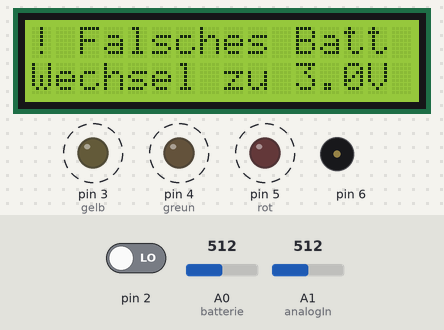
Simulated run of this sketch. Board: Arduino Uno, built with avr-gcc and run on an emulated ATmega328P. Shown: 16×2 character LCD, output pins drawn as LEDs (lit = HIGH), buzzer (waves = sounding). Dashed ring = blinking. The test bench sets the inputs (shaded band); at power-on: A0 (batterie) = 512, pin 2 LOW, A1 (analogIn) = 512. What the sketch prints to the serial monitor is not drawn.

Above: at 4.3 s.
4.4 s: A0 (batterie) set to 504
At 6.4 s:
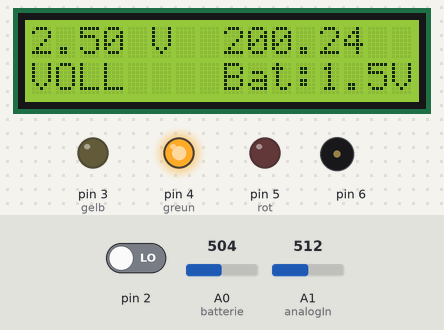
17.3 s: A0 (batterie) set to 314
At 28.5 s:
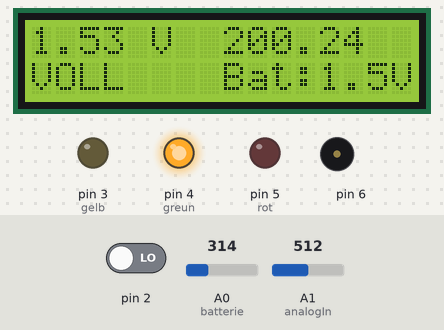
28.9 s: A0 (batterie) set to 299
At 39.1 s:
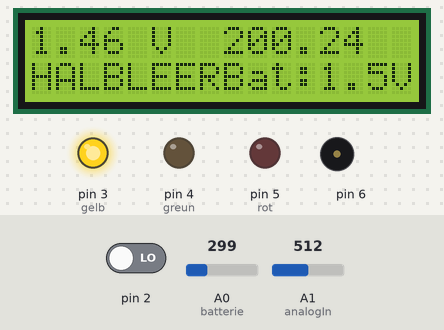
39.7 s: A0 (batterie) set to 122
At 49.5 s:
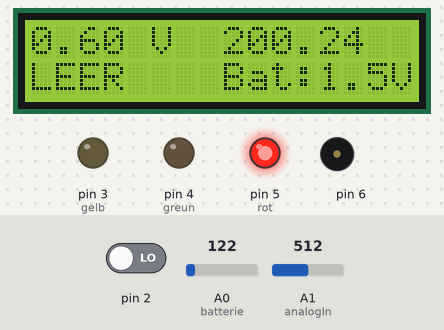
50.5 s: pin 2 driven HIGH
At 59.53 s:
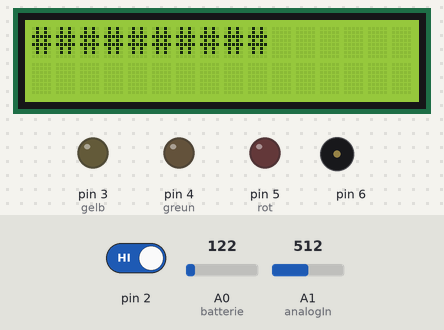
60.5 s: A1 (analogIn) set to 716
At 73.4 s:
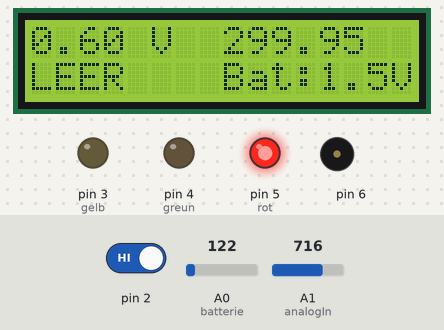
Timing chart, 0 to 74.4 s (numbered marks = the images above; inputs shaded):
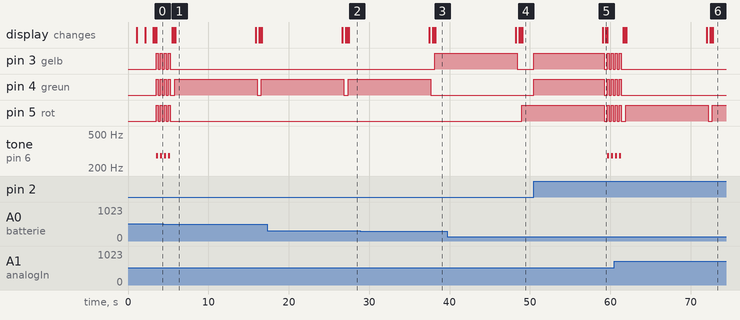

The sketch:

abt_messgeret1.ino
```cpp
// (licence header left out)
#include <LiquidCrystal_I2C.h>

LiquidCrystal_I2C lcd(0x27, 16, 2);

const int analogIn = A1;
int rawValue= 0;
double voltage = 0;
double tempC = 0;
int batterie=A0;
int messwert;
int rot = 5;
int gelb = 3;
int greun = 4;
int bs = 1; // 1 = 1.5 V und 3 = 3 V
int fehler = 0;
float spannung;
float geladen = 1.5;
float leer = 1.4;


void setup() {
  lcd.init();
  lcd.backlight();
  lcd.clear();
  lcd.setCursor(0, 0);
  lcd.print("<ABT-Messgeraet>");
  lcd.setCursor(0, 1);
  lcd.print("");
  delay (1000);
  Serial.begin(9600);

  pinMode(rot,OUTPUT);
  pinMode(gelb,OUTPUT);
  pinMode(greun,OUTPUT);

  attachInterrupt(digitalPinToInterrupt(2), batterieart, RISING);
  lcd.setCursor(0, 0);
  lcd.print("Copyright by Tom");
  lcd.setCursor(0, 1);
  lcd.print("");
  delay (1000);
  lcd.setCursor(0, 0);
  lcd.print("Schulprojekt RBG");
  lcd.setCursor(0, 1);
  lcd.print("rbg-g.de      9a");
  delay(1000);
}

void loop() {
  lcd.clear();
  delay(200);

  rawValue = analogRead(analogIn);
  voltage = (rawValue / 1023.0) * 5000;
  tempC = (voltage-500) * 0.1;

  lcd.setCursor(0, 0);
  lcd.print("#####"); //1


  messwert=analogRead(batterie); //Berechnung V
  spannung= messwert * 5.0 / 1023;
  lcd.setCursor(0, 0);
  lcd.print("##########");//2

  Serial.println(spannung);

  if (bs == 1){ //Bat Erkennung 1
   if (spannung >= 2.5){
     Serial.println();
     Serial.println("-> ! Falsches Batterie-System    ! <-");
     Serial.println("-> ! Automatische waechslung zum ! <-");
     Serial.println("-> ! Batterie-System mit der     ! <-");
     Serial.println("-> ! Optiemalspannung von 3 V.   ! <-");
     Serial.println();
     lcd.clear();
     lcd.setCursor(0, 0);
     lcd.print("! Falsches Batt !");
     lcd.setCursor(0, 1);
     lcd.print("Wechsel zu 3.0V");
     bs = 2;
     geladen = 3;
     leer = 2.8;
     fehler = fehler + 1;

     for(int i = 0; i < 4; i++){
        tone(6,280);
        digitalWrite(rot, HIGH);
        digitalWrite(gelb, HIGH);
        digitalWrite(greun, HIGH);
        delay(250);
        digitalWrite(rot, LOW);
        digitalWrite(gelb, LOW);
        digitalWrite(greun, LOW);
        noTone(6);
        delay(250);
      }
     }
    }

  if (bs == 2){ //Bat Erkennung 2
   if (spannung <= 1.6){
     Serial.println();
     Serial.println("-> ! Falsches Batterie-System    ! <-");
     Serial.println("-> ! Automatische waechslung zum ! <-");
     Serial.println("-> ! Batterie-System mit der     ! <-");
     Serial.println("-> ! Optiemalspannung von 1.5 V. ! <-");
     Serial.println();
     lcd.clear();
     lcd.setCursor(0, 0);
     lcd.print("! Falsches Batt !");
     lcd.setCursor(0, 1);
     lcd.print("Wechsel zu 1.5V");
     bs = 1;
     geladen = 1.5;
     leer = 1.4;
     fehler = fehler + 1;

     for(int i = 0; i < 4; i++){
        tone(6,280);
        digitalWrite(rot, HIGH);
        digitalWrite(gelb, HIGH);
        digitalWrite(greun, HIGH);
        delay(250);
        digitalWrite(rot, LOW);
        digitalWrite(gelb, LOW);
        digitalWrite(greun, LOW);
        noTone(6);
        delay(250);
      }
     }
    }
  lcd.setCursor(0, 0);
  lcd.print("################");

  if (fehler == 2){ //Fehler erkennung 3
    Serial.println();
    Serial.println("=====================================================");
    Serial.println("!! Achtung: Ungeweuhnliche Batteriespannung.       !!");
    Serial.println("!! Wert liegt nicht im erwarteten Bereich.         !!");
    Serial.println("!! Meuglicherweise falsches Batteriesystem erkannt.!!");
    Serial.println("=====================================================");
    Serial.println();
    lcd.clear();
    lcd.setCursor(0, 0);
    lcd.print("!! Bat Sy !!");
    lcd.setCursor(0, 1);
    lcd.print("!! Fehler !!");

      while (true) {
        digitalWrite(rot, HIGH);
        delay(500);
        digitalWrite(rot, LOW);
        delay(500);
     }
    }
  lcd.setCursor(0, 0);
  lcd.print("################");
  lcd.setCursor(0, 0);
  lcd.print("######");

  if (tempC >= 40){
    Serial.println();
    Serial.println("-> !  WARNUNG: Batterie zu heiß! ! <-");
    Serial.println("-> !  Temperatur euber 40 Grad.  ! <-");
    Serial.println("-> !  Gefahr von Euberhitzung!   ! <-");
    Serial.println("-> !  Bitte sofort trennen und   ! <-");
    Serial.println("-> !  Batterie abkeuhlen lassen. ! <-");
    Serial.println("-> !  Danach erneut messen.      ! <-");

     Serial.println();
     lcd.clear();
     lcd.setCursor(0, 0);
     lcd.print("! Alarm !");
     lcd.setCursor(0, 1);
     lcd.print("Batterie 40 C");
     bs = 1;
     geladen = 1.5;
     leer = 1.4;
     fehler = fehler + 1;

    }
  lcd.setCursor(0, 0);
  lcd.print("################");
  lcd.setCursor(0, 1);
  lcd.print("############100%");


  fehler = 0;

  Serial.println("===============================");
  Serial.print("Spannung: ");
  Serial.print(spannung,1);
  Serial.println(" V");


  if (spannung >= geladen) {//Geladen
      Serial.println("Zustand : VOLL");
      Serial.println("Anzeige : [############]");
      digitalWrite(greun, HIGH);

      lcd.clear();
      lcd.setCursor(0, 0);
      lcd.print(spannung);
      lcd.setCursor(5, 0);
      lcd.print("V");
      lcd.setCursor(0, 1);
      lcd.print("VOLL");
      lcd.setCursor(8, 0);
      lcd.print(tempC);
    }
    else if (spannung < geladen && spannung > leer) {//halb geladen
      Serial.print("Zustand : HALBLEER");
      Serial.println("Anzeige : [######------]");
      digitalWrite(gelb, HIGH);

      lcd.clear();
      lcd.setCursor(0, 0);
      lcd.print(spannung);
      lcd.setCursor(5, 0);
      lcd.print("V");
      lcd.setCursor(0, 1);
      lcd.print("HALBLEER");
      lcd.setCursor(8, 0);
      lcd.print(tempC);
    }
    else if (spannung <= leer){//leer
      Serial.println("Zustand : LEER");
      Serial.println("Anzeige : [------------]");
      digitalWrite(rot, HIGH);

      lcd.clear();
      lcd.setCursor(0, 0);
      lcd.print(spannung);
      lcd.setCursor(5, 0);
      lcd.print("V");
      lcd.setCursor(0, 1);
      lcd.print("LEER");
      lcd.setCursor(8, 0);
      lcd.print(tempC);
    }

  Serial.print("Batterie-System: ");

  if (bs == 1){ // Zweite Batteriesystem
      Serial.println("1.5 V");
      lcd.setCursor(8, 1);
      lcd.print("Bat:1.5V");
  }
  else if (bs == 2){ // Erste Batteriesystem
      Serial.println("3 V");
      lcd.setCursor(8, 1);
      lcd.print("Bat: 3 V");
  }

  Serial.println("===============================");
  noTone(6);

  delay(10000);
  lcd.clear();
  delay(200);
  digitalWrite(rot, LOW);
  digitalWrite(gelb, LOW);
  digitalWrite(greun, LOW);

}


void batterieart() {
  if (bs == 1){ // Zweite Batteriesystem 3v
    geladen = 3;
    leer = 2.8;
    Serial.println("zu 2");
    bs = 2;
    }
  else if (bs == 2){ // Erste Batteriesystem 1.5v
    geladen = 1.5;
    leer = 1.4;
    bs = 1;
    Serial.println("zu 1");
    }
  digitalWrite(rot, HIGH);
  digitalWrite(gelb, HIGH);
  digitalWrite(greun, HIGH);
 }
```

Measured:
- the behaviour switches between 512 and 511 on A0 (batterie) (found by bisection; images 0 and 1)
- the behaviour switches between 307 and 306 on A0 (batterie) (found by bisection; images 2 and 3)
- after the input at 4.4 s, pin 3 (gelb), pin 5 (rot): goes on until 5.2 s, then stays LOW; tone on pin 6: goes on until 5.2 s, then stays silent
- after the input at 28.9 s, pin 3 (gelb): LOW → HIGH after 9.3 s; pin 4 (greun): goes on until 37.7 s, then stays LOW; the display: first differs from a run without the input after 9.4 s (image 3)
- after the input at 39.7 s, pin 3 (gelb): goes on until 48.5 s, then stays LOW; pin 5 (rot): LOW → HIGH after 9.3 s; the display: first differs from a run without the input after 9.3 s (image 4)
- after the input at 50.5 s, pin 3 (gelb), pin 4 (greun): goes HIGH 8.7 s, LOW 0.36 s, HIGH 0.25 s, LOW 0.25 s, HIGH 0.25 s, then LOW, starting at once; tone on pin 6: alternates 280 Hz for 0.25 s and silent for 0.25 s, starting after 9.1 s; the display: first differs from a run without the input after 9.0 s (image 5)
- by itself, pin 3 (gelb), pin 5 (rot): alternates HIGH for 0.25 s and LOW for 0.25 s
- by itself, tone on pin 6: alternates 280 Hz for 0.25 s and silent for 0.25 s
